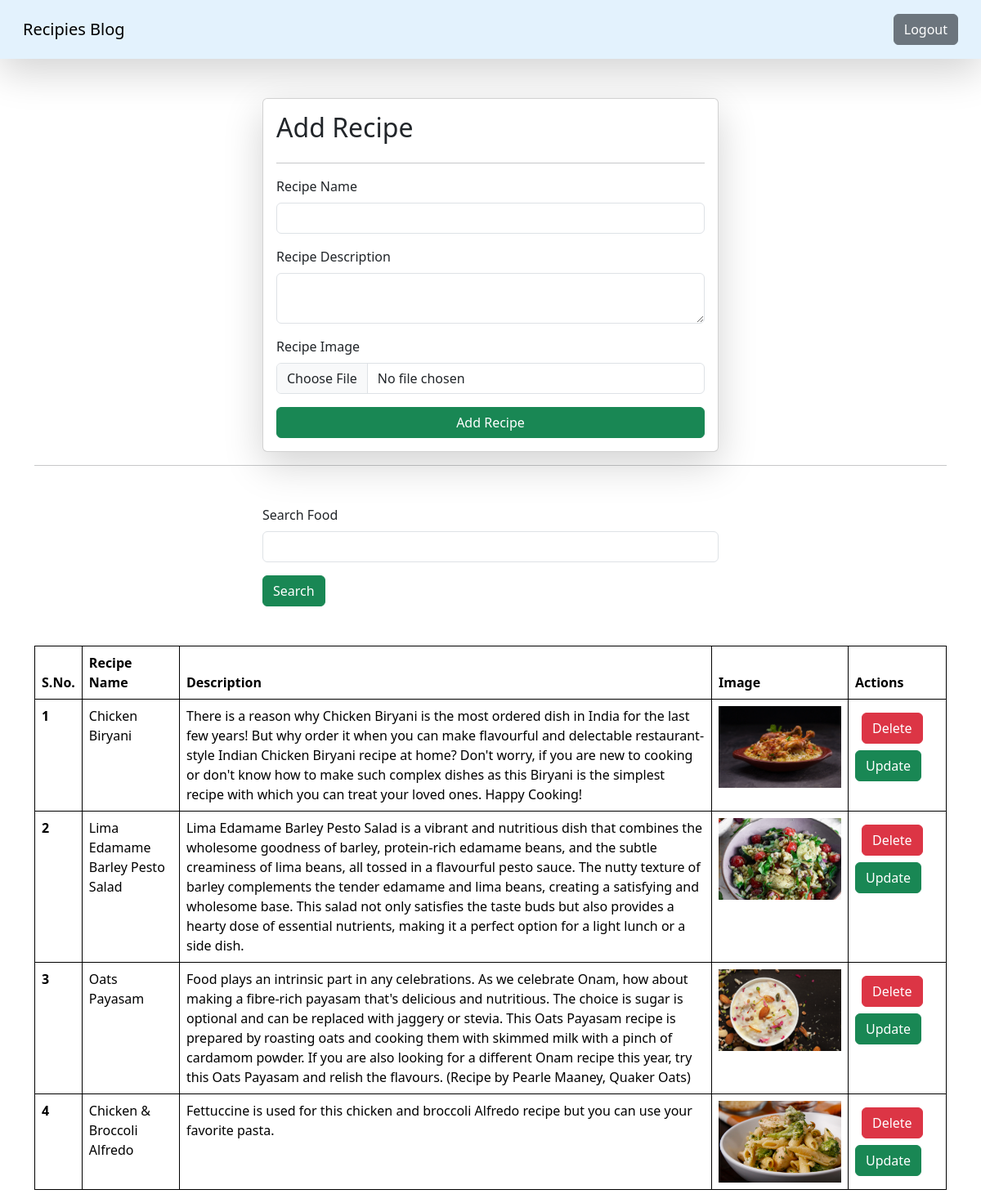
Page /recipes/ (signed in) on the committed database.
### vege/models.py (models this page shows)
class Recipe(models.Model):
    user = models.ForeignKey(User, on_delete = models.SET_NULL, null = True, blank = True)
    recipe_name = models.CharField(max_length=100)
    recipe_description = models.TextField()
    recipe_image = models.ImageField(upload_to = "recipe_images/")
    recipe_view_count = models.IntegerField(default = 1)

### vege/views.py (the view, shortened to what this page needs)
# urls.py: path('recipes/', recipes, name="recipes"),
@login_required(login_url="/login/")
def recipes(request):
    queryset = Recipe.objects.all()
    if request.GET.get('search'):
        queryset = queryset.filter(recipe_name__icontains=request.GET.get('search'))
    context = { 'recipes': queryset }
    return render(request, 'recipes.html', context)

### vege/templates/recipes.html (shortened to what this page needs)
{% extends "base.html" %}
{% block start %}
<div class="container mt-5">
    <form class="col-6 mx-auto card p-3 shadow-lg" method="post" enctype="multipart/form-data">
        <h2>Add Recipe</h2>
        <hr>
        <div class="mb-3">
            <label for="exampleInputEmail1" class="form-label">Recipe Name</label>
            <input name="recipe_name" required type="text" class="form-control">
        </div>
        <div class="mb-3">
            <label for="exampleInputPassword1" class="form-label">Recipe Description</label>
            <textarea name="recipe_description" required class="form-control"></textarea>
        </div>
        <div class="mb-3">
            <label for="exampleInputEmail1" class="form-label">Recipe Image</label>
            <input name="recipe_image" type="file" class="form-control">
        </div>
        <button type="submit" class="btn btn-success">Add Recipe</button>
    </form>
<hr>
    <div class="mt-5">
        <div class="mx-auto col-6">
            <form>
                <div class="mb-3">
                    <label for="exampleInputEmail1" class="form-label">Search Food</label>
                    <input name="search" type="text" class="form-control">
                </div>
                <button type="submit" class="btn btn-success">Search</button>
            </form>
        </div>
    </div>
    <table class="table mt-5">
        <thead>
            <tr>
                <th scope="col">S.No.</th>
                <th scope="col">Recipe Name</th>
                <th scope="col">Description</th>
                <th scope="col">Image</th>
                <th scope="col">Actions</th>
            </tr>
        </thead>
        <tbody>
            {% for recipe in recipes %}
            <tr>
                <th scope="row">{{forloop.counter}}</th>
                <td>{{recipe.recipe_name}}</td>
                <td>{{recipe.recipe_description}}</td>
                <td>
                    <img
                        src="/media/{{recipe.recipe_image}}"
                        style="height: 100px ; width: 150px ; object-fit: cover"
                    >
                </td>
                <td>
                    <a href="/delete-recipe/{{recipe.id}}/" class="btn btn-danger m-2">Delete</a>
                    <a href="/update-recipe/{{recipe.id}}/" class="btn btn-success">Update</a>
                </td>
                </tr>
            {% endfor %}
        </tbody>
    </table>
</div>
{% endblock %}

### home/templates/base.html (shortened to what this page needs)
<!DOCTYPE html>
<html>
    <link href="https://cdn.jsdelivr.net/npm/bootstrap@5.3.2/dist/css/bootstrap.min.css" rel="stylesheet">
<body>
    <nav class="navbar p-3 shadow-lg" style="background-color: #e3f2fd;">
        <div class="container-fluid">
            <a class="navbar-brand">Recipies Blog</a>
            <form class="d-flex">
                {% if request.user.is_authenticated %}
                    <a href="/logout/">
                        <button class="btn btn-secondary" type="button">Logout</button>
                    </a>
                {% else %}
                    <a href="/login/">
                        <button class="btn btn-success" type="button">Login</button>
                    </a>
                {% endif %}
            </form>
        </div>
    </nav>
    {% block start %}
    {% endblock %}
</body>
</html>

### home/templates/base.html (style rules this page uses)
table, th, td { border: 1px solid black; }

### rows in the picture
Recipe: recipe_name "Chicken Biryani", recipe_description "There is a reason why Chicken Biryani is the most ordered dish in India for the last few years! But why order it when you can make flavourful and delectable restaurant-style Indian Chicken Biryani recipe at home? Don't worry, if you are new to cooking or don't know how to make such complex dishes as this Biryani is the simplest recipe with which you can treat your loved ones. Happy Cooking!", recipe_image (picture)
Recipe: recipe_name "Lima Edamame Barley Pesto Salad", recipe_description "Lima Edamame Barley Pesto Salad is a vibrant and nutritious dish that combines the wholesome goodness of barley, protein-rich edamame beans, and the subtle creaminess of lima beans, all tossed in a flavourful pesto sauce. The nutty texture of barley complements the tender edamame and lima beans, creating a satisfying and wholesome base. This salad not only satisfies the taste buds but also provides a hearty dose of essential nutrients, making it a perfect option for a light lunch or a side dish.", recipe_image (picture)
Recipe: recipe_name "Oats Payasam", recipe_description "Food plays an intrinsic part in any celebrations. As we celebrate Onam, how about making a fibre-rich payasam that's delicious and nutritious. The choice is sugar is optional and can be replaced with jaggery or stevia. This Oats Payasam recipe is prepared by roasting oats and cooking them with skimmed milk with a pinch of cardamom powder. If you are also looking for a different Onam recipe this year, try this Oats Payasam and relish the flavours. (Recipe by Pearle Maaney, Quaker Oats)", recipe_image (picture)
Recipe: recipe_name "Chicken & Broccoli Alfredo", recipe_description "Fettuccine is used for this chicken and broccoli Alfredo recipe but you can use your favorite pasta.", recipe_image (picture)
